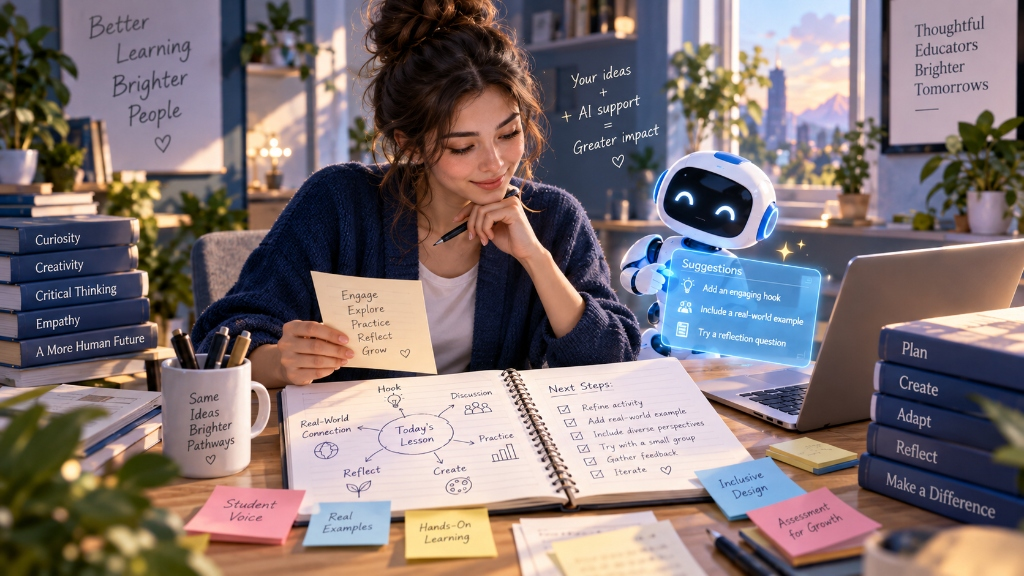
#> input picture assets/images/articles/brain-first-ai-educator.jpg, 1024 x 576 px
$ python -i generate_scene_art.py   (imports and definitions only)
#> lines starting #> are read from the running program, lines starting #| are printed output that depends on the picture; after the words box and inside, x2 and y2 are one past the last pixel; in counts of white or black regions, pixels touching at a corner belong together
#> further down, picture is the input picture: PIL image 1024x576 RGB; mean R, G, B 128.3, 115.4, 116.4
#!/usr/bin/env python3
"""
Bespoke 3D Papercraft / Claymation Scene Art Generator for Thai Free Collage Director.
Generates high-resolution topic-specific illustrations via Google AI Studio (Gemini Image Gen)
and performs clean edge-connected alpha cutout so assets float seamlessly in 3D parallax.
"""

from __future__ import annotations
import argparse
import io
import json
import os
import sys
from collections import deque
from pathlib import Path
import numpy as np
from PIL import Image, ImageFilter

DEFAULT_STYLE_PROMPT = (
    "3D papercraft and miniature claymation diorama style, tactile layered paper textures, "
    "corrugated cardboard base details, soft studio rim lighting, rich 3D depth and shadows. "
    "ONLY ONE single standalone centered diorama on a 1:1 square composition with generous clean margin on a completely flat "
    "uniform pure white #FFFFFF background, NO multiple panels, NO side-by-side duplicates, "
    "NO floor shadows outside the base, NO background scenery, "
    "clean crisp outer contour, NO text, NO words, NO letters, NO numbers, NO watermarks anywhere."
)

def remove_background_cutout(img: Image.Image, tolerance: float = 40.0, add_sticker_border: bool = False) -> Image.Image:
    """
    Edge-connected flood-fill background removal.
    Safely removes solid outer background while preserving bright/white details inside the subject.
    """
#> called with tolerance = 40, add_sticker_border = False
    rgba = img.convert("RGBA")
    arr = np.array(rgba)
    h, w = arr.shape[:2]
#> h = 576; w = 1024

    # Sample corners to determine exact background tone
    corners = np.array([
        arr[0, 0, :3],
        arr[0, w - 1, :3],
        arr[h - 1, 0, :3],
        arr[h - 1, w - 1, :3],
    ], dtype=float)
#> corners = [[93, 90, 111], [7, 8, 10], [41, 39, 1], [215, 162, 118]]
    bg = np.median(corners, axis=0)
#> bg = [67, 64.5, 60.5]
    dist = np.linalg.norm(arr[:, :, :3].astype(float) - bg, axis=2)
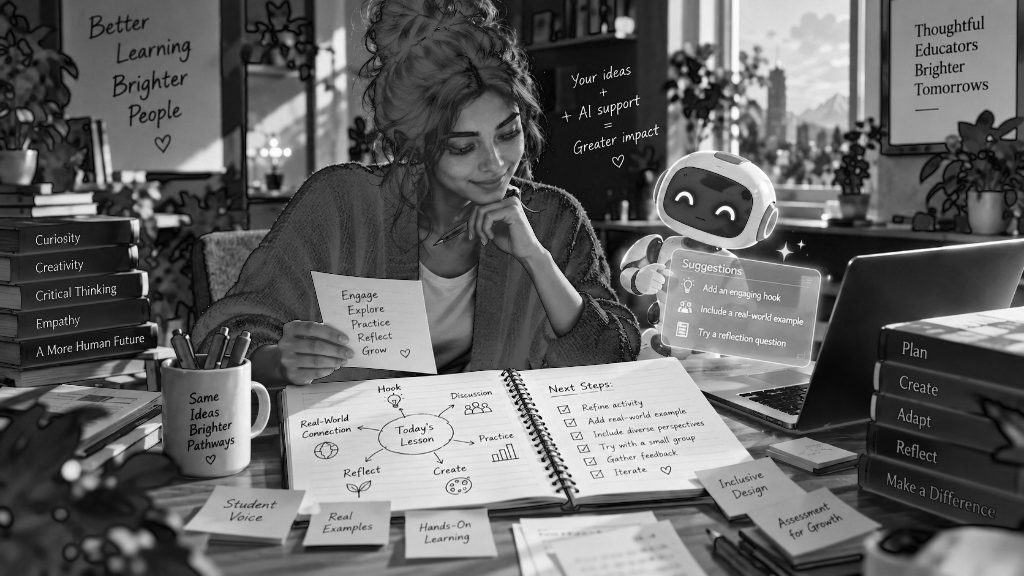
#> dist: shape (576, 1024) float64; min 1.22, max 330.9, mean 132.2; drawn with min black and max white

    visited = np.zeros((h, w), dtype=bool)
    bg_mask = np.zeros((h, w), dtype=bool)
    q = deque()

    # Seed flood-fill from all 4 image edges
    for x in range(w):
        for y in (0, h - 1):
            if dist[y, x] < tolerance:
                q.append((y, x))
                visited[y, x] = True
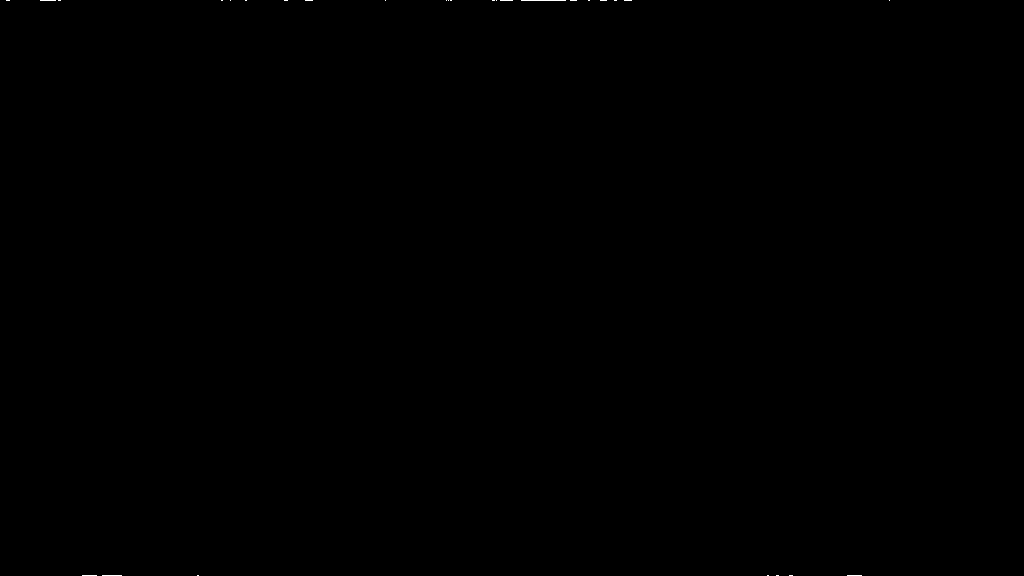
#> visited: shape (576, 1024) bool; 0.03% white in thin lines or dots, all inside (x1, y1, x2, y2) = (6, 0, 890, 576)
    for y in range(h):
        for x in (0, w - 1):
            if not visited[y, x] and dist[y, x] < tolerance:
                q.append((y, x))
                visited[y, x] = True
#> visited: shape (576, 1024) bool; 0.06% white in thin lines or dots

    while q:
        cy, cx = q.popleft()
        bg_mask[cy, cx] = True
        for dy, dx in ((-1, 0), (1, 0), (0, -1), (0, 1)):
            ny, nx = cy + dy, cx + dx
            if 0 <= ny < h and 0 <= nx < w and not visited[ny, nx]:
                visited[ny, nx] = True
                if dist[ny, nx] < tolerance:
                    q.append((ny, nx))
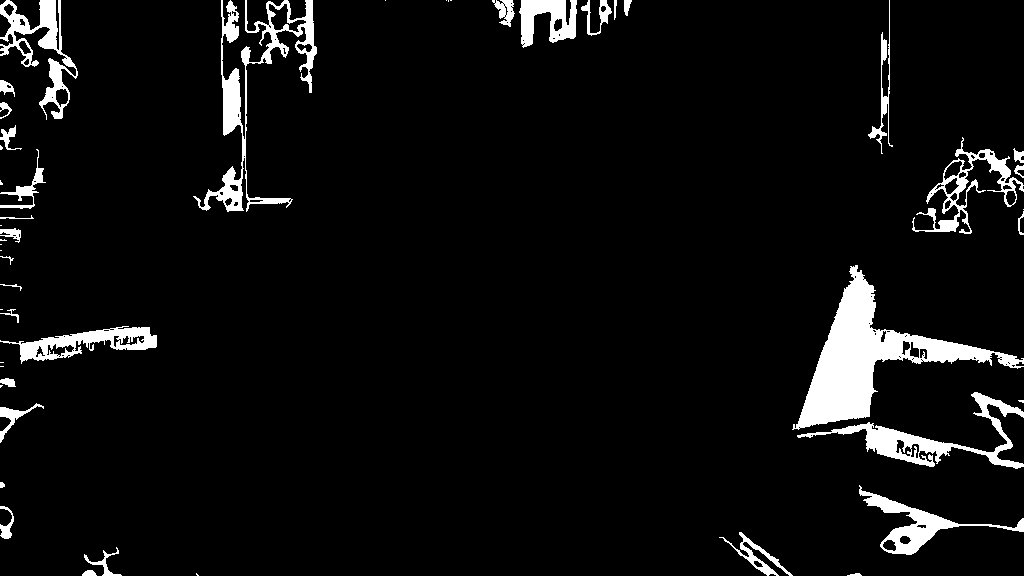
#> bg_mask: shape (576, 1024) bool; 5.7% white; 50 white regions (17 under 20 px), largest, box (x1, y1, x2, y2) and area: (792, 265, 1024, 430) 9884, (193, 0, 317, 212) 4775, (797, 392, 1024, 469) 3357
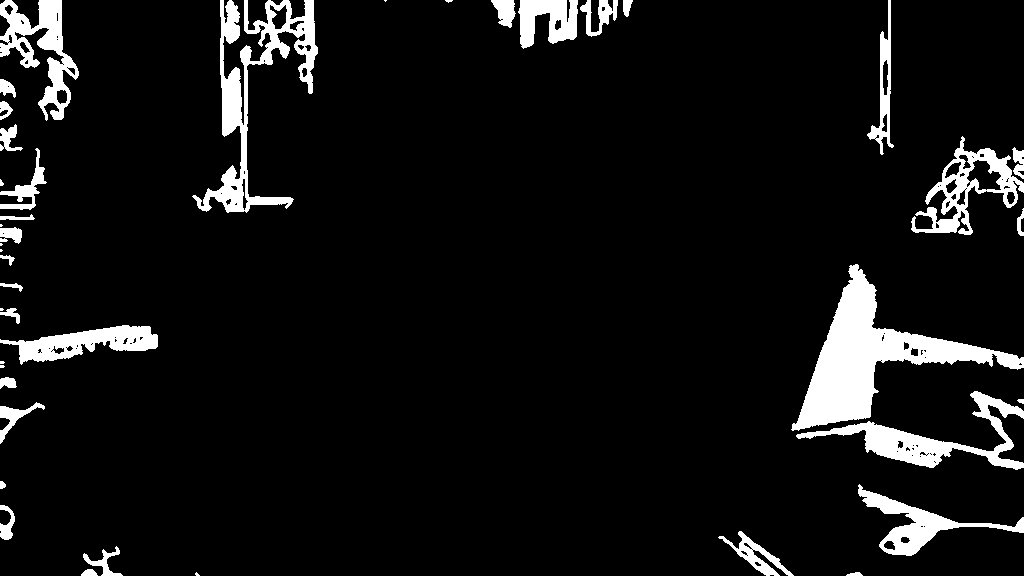
#> visited: shape (576, 1024) bool; 7.4% white; 42 white regions (10 under 20 px), largest, box (x1, y1, x2, y2) and area: (791, 264, 1024, 431) 10841, (192, 0, 318, 213) 6768, (796, 391, 1024, 470) 4333

    # Build smooth anti-aliased alpha mask
    alpha_arr = np.where(bg_mask, 0, 255).astype(np.uint8)
    alpha_img = Image.fromarray(alpha_arr, mode="L")
    # Slightly erode 1px to remove any faint gray fringe, then soften edge
    alpha_img = alpha_img.filter(ImageFilter.MinFilter(3))
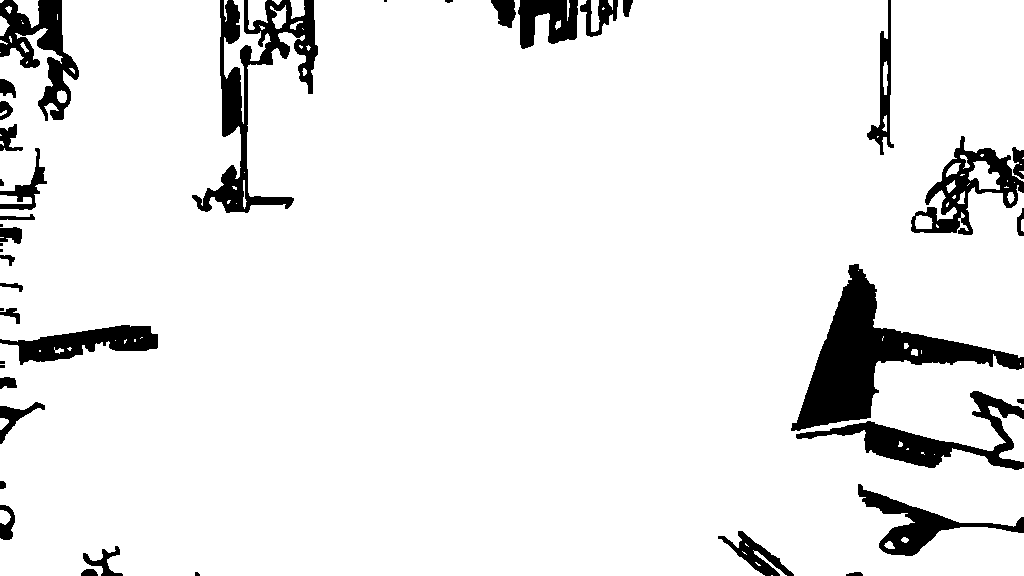
#> alpha_img: PIL image 1024x576 L; 92.1% white; 42 black regions (9 under 20 px), largest, box (x1, y1, x2, y2) and area: (791, 264, 1024, 431) 11097, (192, 0, 318, 213) 7253, (796, 391, 1024, 470) 4623
    alpha_img = alpha_img.filter(ImageFilter.GaussianBlur(0.9))

    arr[:, :, 3] = np.array(alpha_img)
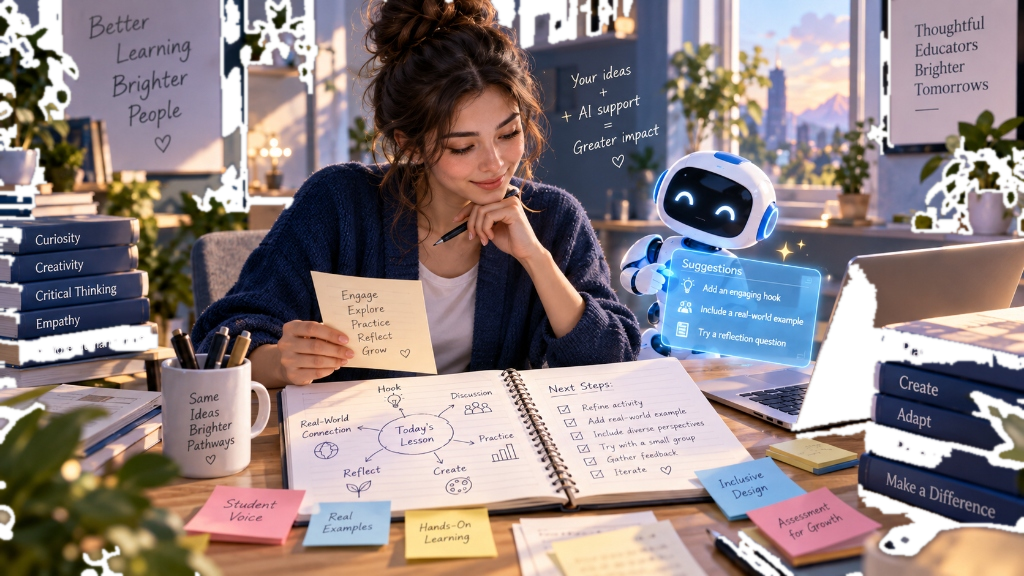
#> arr: shape (576, 1024, 4); mean R, G, B, A 128.3, 115.4, 116.4, 234.8; transparent parts drawn white
    out = Image.fromarray(arr, mode="RGBA")

    # Crop tightly around visible subject
    bbox = out.getbbox()
#> bbox = (0, 0, 1024, 576)
    if bbox:
        pad = 12
        x0 = max(0, bbox[0] - pad)
#> x0 = 0
        y0 = max(0, bbox[1] - pad)
#> y0 = 0
        x1 = min(w, bbox[2] + pad)
#> x1 = 1024
        y1 = min(h, bbox[3] + pad)
#> y1 = 576
        out = out.crop((x0, y0, x1, y1))

    if add_sticker_border:
        # Optional crisp white paper die-cut border around cutout
        border_px = max(8, int(min(out.size) * 0.02))
        padded = Image.new("RGBA", (out.width + border_px * 4, out.height + border_px * 4), (0, 0, 0, 0))
        padded.alpha_composite(out, (border_px * 2, border_px * 2))
        alpha_ch = padded.getchannel("A")
        dilated = alpha_ch.filter(ImageFilter.MaxFilter(border_px * 2 + 1))
        dilated = dilated.filter(ImageFilter.GaussianBlur(1.0))
        sticker = Image.new("RGBA", padded.size, (255, 253, 247, 0))
        sticker.paste((255, 253, 247, 255), (0, 0, padded.width, padded.height), dilated)
        sticker.alpha_composite(padded)
        out = sticker
        bbox2 = out.getbbox()
        if bbox2:
            out = out.crop(bbox2)

    return out

# [94 lines left out: functions generate_cutout_image, generate_storyboard_art, main, not called in this run]

# [2 lines not run here, left out]

>>> from PIL import Image
>>> picture = Image.open('../../../../assets/images/articles/brain-first-ai-educator.jpg')
>>> result = remove_background_cutout(picture)

$ run again, on assets/images/profile.jpg
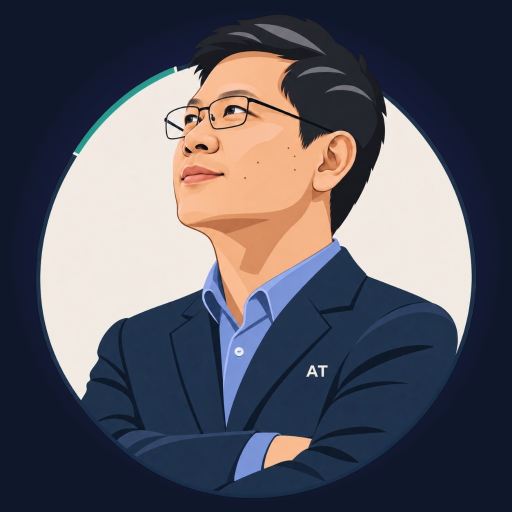
#> input picture assets/images/profile.jpg, 1024 x 1024 px (shown at 1/2 size)
#> picture is the input picture: PIL image 1024x1024 RGB; mean R, G, B 89.1, 88.5, 98.5
#> corners = [[15, 23, 42], [15, 23, 42], [15, 23, 42], [15, 23, 42]]
#> bg = [15, 23, 42]
#> after the loop in remove_background_cutout, `for x in range(w):`:
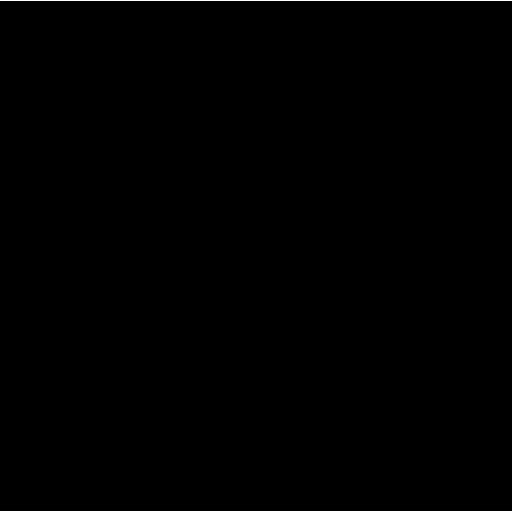
#> visited: shape (1024, 1024) bool (shown at 1/2 size); 0.2% white in thin lines or dots
#> bbox = (71, 45, 954, 996)
#> x0 = 59
#> y0 = 33
#> x1 = 966
#> y1 = 1008
#> in remove_background_cutout, `out = out.crop((x0, y0, x1, y1))`:
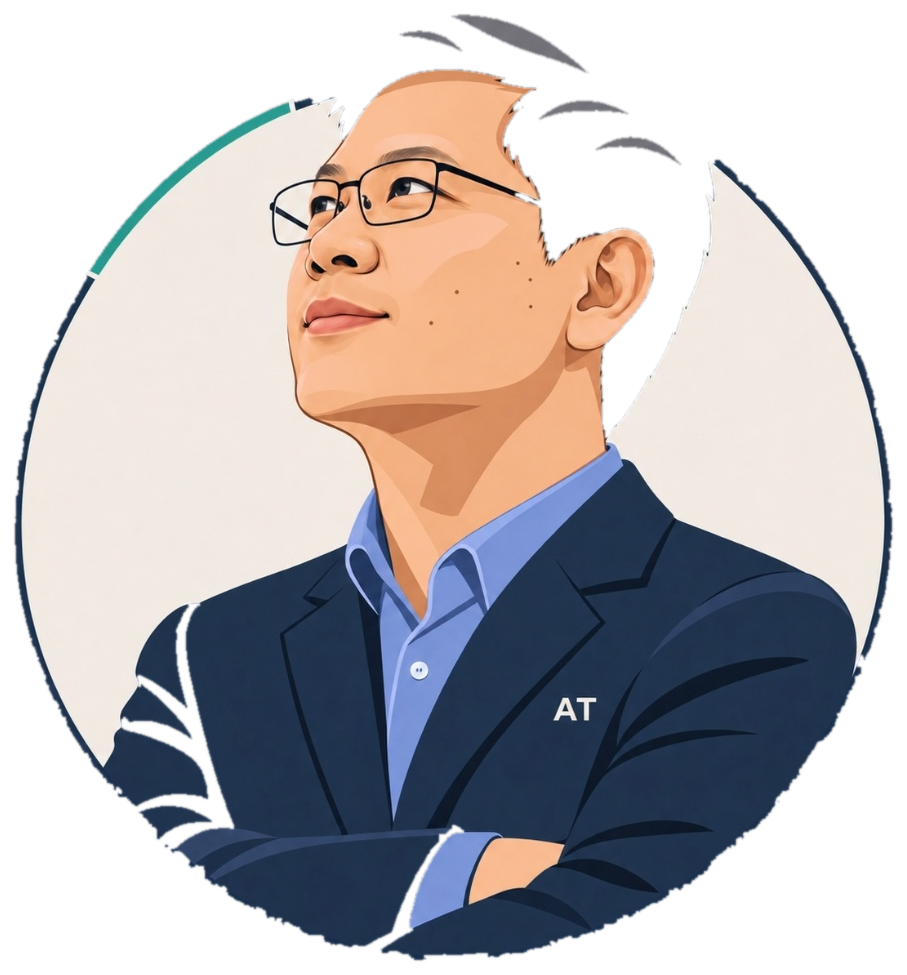
#> out: PIL image 907x975 RGBA; mean R, G, B, A 102.8, 100.6, 108.9, 162.8; transparent parts drawn white
